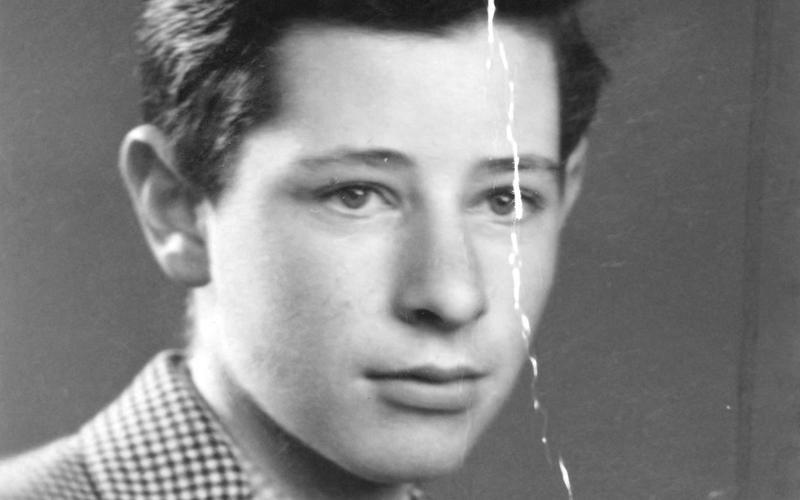
#> input picture Backend/test_images/image02.jpeg, 800 x 500 px
$ python -i detect_dust.py   (imports and definitions only)
#> lines starting #> are read from the running program, lines starting #| are printed output that depends on the picture; after the words box and inside, x2 and y2 are one past the last pixel; in counts of white or black regions, pixels touching at a corner belong together
#> further down, picture is the input picture: shape (500, 800); min 20, max 255, mean 131.1
from __future__ import annotations

import cv2
import numpy as np


def detect_dust(gray: np.ndarray, sensitivity: float = 1.0) -> np.ndarray:
    """Detect optional compact dust/spot blemishes, not elongated cracks."""
#> called with sensitivity = 1
    if gray.ndim != 2 or gray.size == 0:
        raise ValueError("detect_dust expects a non-empty grayscale image")
    sensitivity = float(np.clip(sensitivity, 0.25, 2.0))
    source = np.clip(gray, 0, 255).astype(np.uint8)
    response = np.zeros_like(source, dtype=np.float32)
    for size in (3, 5, 7):
        kernel = cv2.getStructuringElement(cv2.MORPH_ELLIPSE, (size, size))
        bright = cv2.morphologyEx(source, cv2.MORPH_TOPHAT, kernel)
        dark = cv2.morphologyEx(source, cv2.MORPH_BLACKHAT, kernel)
        response = np.maximum(response, np.maximum(bright, dark).astype(np.float32))
#> this loop made 3 passes
#> pass 1, in detect_dust, `response = np.maximum(response, np.maximum(bright, dark).astype(np.flo..`:
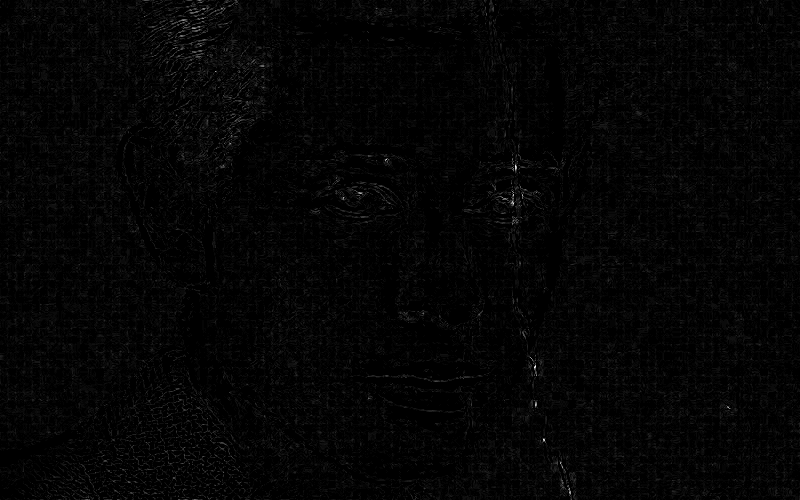
#> response: shape (500, 800) float32; min 0, max 46, mean 0.8; drawn with min black and max white
    positive = response[response > 0]
    if positive.size == 0:
        return np.zeros_like(source, dtype=np.uint8)
    threshold = max(18.0 / sensitivity, float(np.quantile(positive, np.clip(0.995 - 0.04 * sensitivity, 0.90, 0.995))))
#> threshold = 18
    candidates = (response >= threshold).astype(np.uint8) * 255
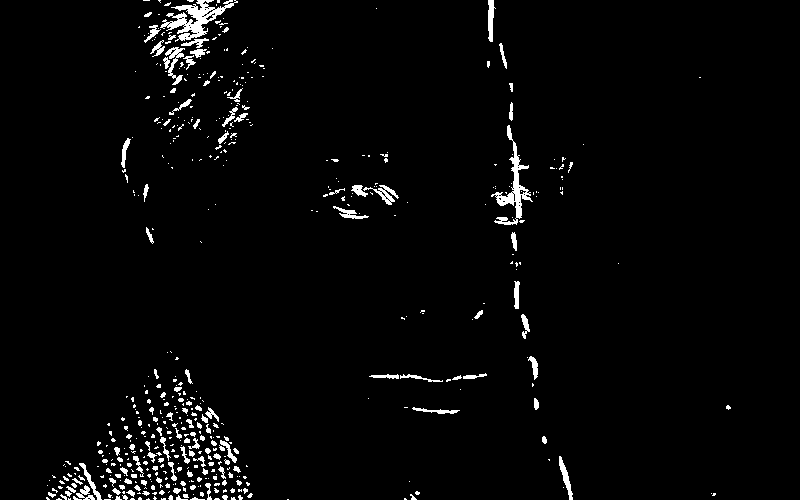
#> candidates: shape (500, 800); 2.7% white; 533 white regions (404 under 20 px), largest, box (x1, y1, x2, y2) and area: (160, 0, 238, 42) 1162, (491, 125, 533, 225) 917, (165, 47, 185, 85) 264
    count, labels, stats, _ = cv2.connectedComponentsWithStats(candidates, 8)
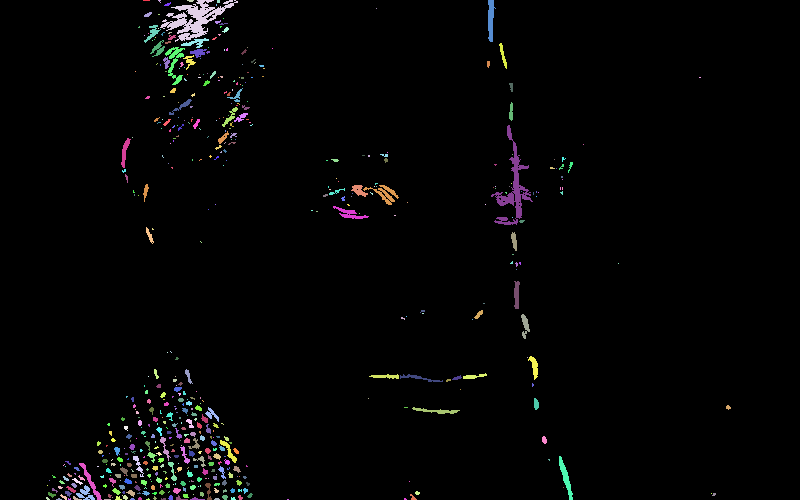
#> labels: shape (500, 800) int32; 534 distinct labels, from 0 to 533; one colour per label, 0 black
#> count = 534; stats = 534 rows, first 6: [0, 0, 800, 500, 389236], [143, 0, 7, 1, 7], [158, 0, 3, 3, 5], [187, 0, 7, 2, 11], [160, 0, 78, 42, 1162], [217, 0, 3, 3, 9]
    result = np.zeros_like(candidates)
    image_area = source.shape[0] * source.shape[1]
#> image_area = 400000
    max_area = max(20, int(image_area * 0.0015))
#> max_area = 600
    for index in range(1, count):
        area = int(stats[index, cv2.CC_STAT_AREA])
        width = int(stats[index, cv2.CC_STAT_WIDTH])
        height = int(stats[index, cv2.CC_STAT_HEIGHT])
        if 2 <= area <= max_area and max(width, height) <= 18 and min(width, height) >= 1:
            fill = area / max(1, width * height)
            if fill >= 0.12:
                result[labels == index] = 255
#> this loop made 533 passes
#> (area, width, height, fill) on passes 10, 15, 18, 24, 31, 37, 43, 44, 59, 74, 79, 82: (25, 8, 5, 0.625), (99, 17, 18, 0.324), (21, 7, 6, 0.5), (25, 8, 5, 0.625), (102, 15, 17, 0.4), (86, 17, 9, 0.562), (70, 13, 15, 0.359), (47, 7, 12, 0.56), (21, 6, 8, 0.438), (22, 7, 6, 0.524), (26, 4, 9, 0.722), (22, 6, 5, 0.733)
#> (area, width, height) on passes 4, 6, 29, 33, 34: (1162, 78, 42), (215, 8, 42), (111, 28, 10), (76, 8, 26), (264, 20, 38)
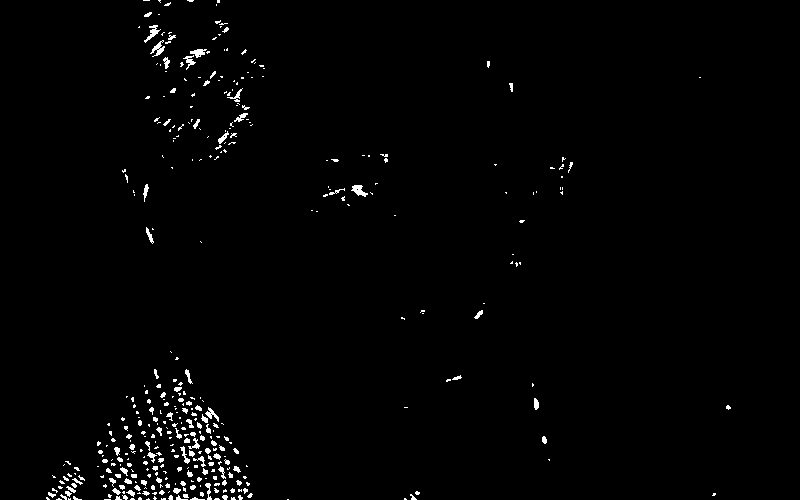
#> result: shape (500, 800); 1.4% white in thin lines or dots, all inside (x1, y1, x2, y2) = (46, 0, 731, 500)
    return result.astype(np.uint8)

>>> import cv2
>>> picture = cv2.imread('../test_images/image02.jpeg', cv2.IMREAD_GRAYSCALE)
>>> result = detect_dust(picture)

$ run again, on Backend/test_images/image.png
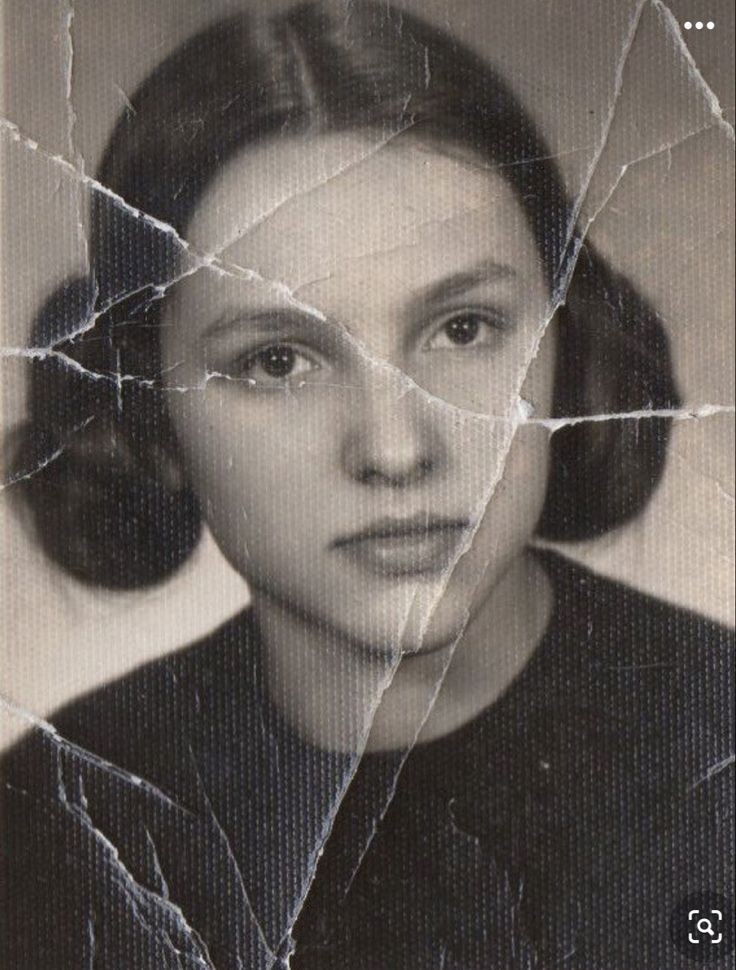
#> input picture Backend/test_images/image.png, 736 x 970 px
#> threshold = 32
#> candidates: shape (970, 736); 4.6% white in thin lines or dots
#> in detect_dust, `count, labels, stats, _ = cv2.connectedComponentsWithStats(candidates,..`:
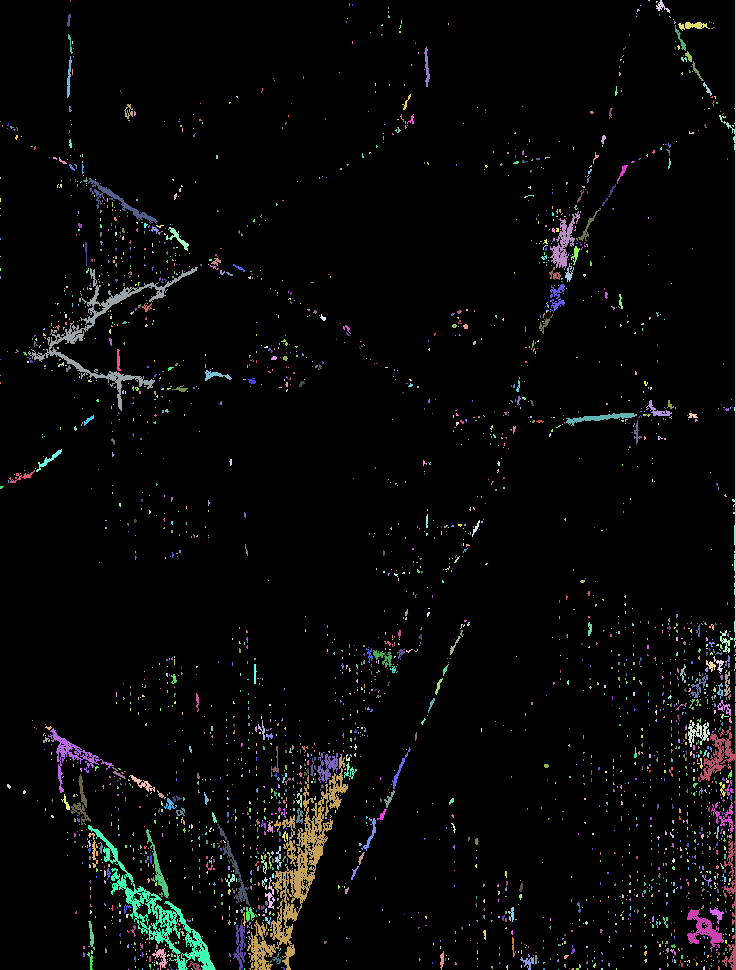
#> labels: shape (970, 736) int32; 2945 distinct labels, from 0 to 2944; one colour per label, 0 black
#> count = 2945; stats = 2945 rows, first 6: [0, 0, 736, 970, 681271], [70, 0, 1, 1, 1], [648, 0, 2, 1, 2], [656, 1, 2, 2, 3], [656, 0, 14, 13, 64], [719, 0, 17, 648, 803]
#> the loop in detect_dust, `for index in range(1, count):` made 2944 passes
#> (area, width, height, fill) on passes 4, 14, 48, 73, 82, 92, 97, 109: (64, 14, 13, 0.352), (32, 4, 13, 0.615), (40, 7, 11, 0.519), (37, 9, 14, 0.294), (36, 9, 16, 0.25), (62, 9, 15, 0.459), (23, 4, 11, 0.523), (27, 7, 10, 0.386)
#> after the loop in detect_dust, `for index in range(1, count):`:
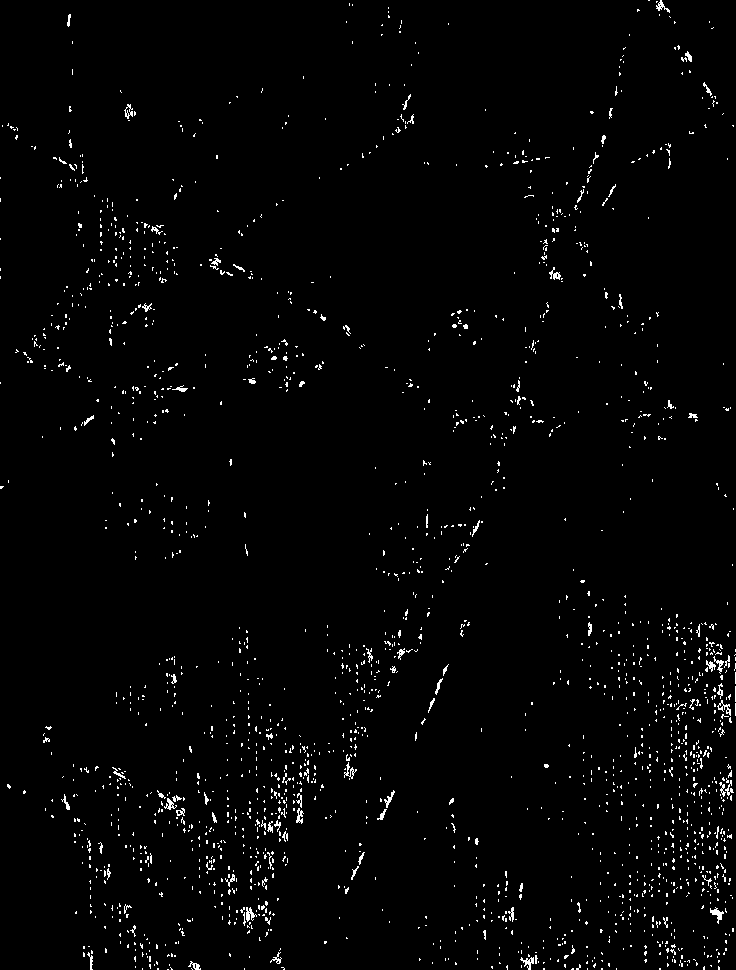
#> result: shape (970, 736); 1.8% white in thin lines or dots

$ run again, on Backend/test_images/old_photo.jpg
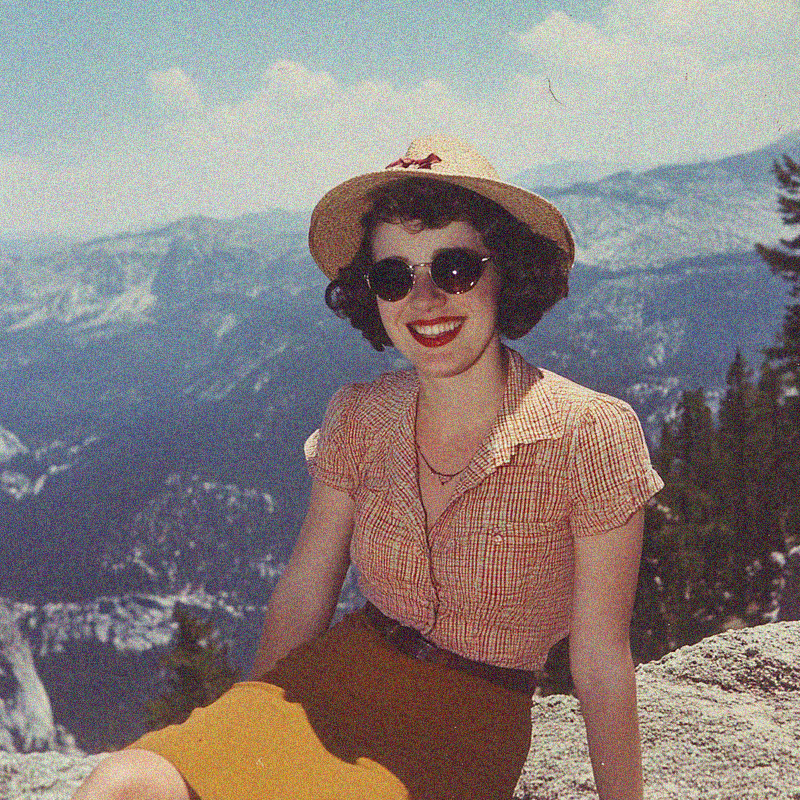
#> input picture Backend/test_images/old_photo.jpg, 800 x 800 px
#> after the loop in detect_dust, `for size in (3, 5, 7):`:
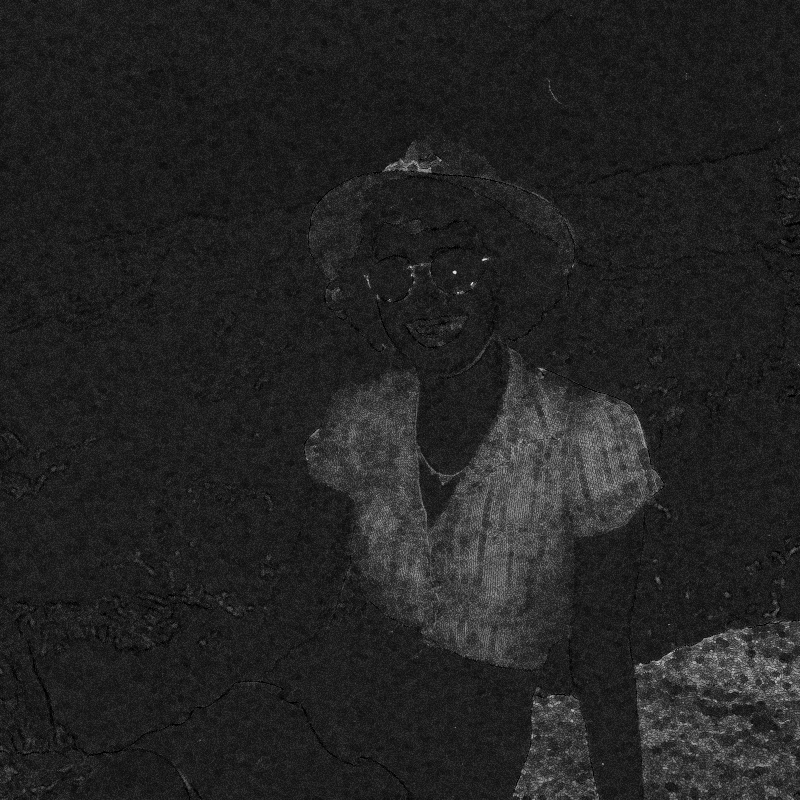
#> response: shape (800, 800) float32; min 0, max 227, mean 34.8
#> threshold = 79
#> candidates: shape (800, 800); 4.6% white in thin lines or dots
#> labels: shape (800, 800) int32; 2764 distinct labels, from 0 to 2763
#> count = 2764; stats = 2764 rows, first 6: [0, 0, 800, 800, 610869], [571, 15, 1, 1, 1], [686, 73, 1, 1, 1], [686, 76, 1, 1, 1], [686, 79, 1, 1, 1], [549, 81, 1, 1, 1]
#> the loop in detect_dust, `for index in range(1, count):` made 2763 passes
#> (area, width, height) on pass 28: (251, 49, 14)
#> after the loop in detect_dust, `for index in range(1, count):`:
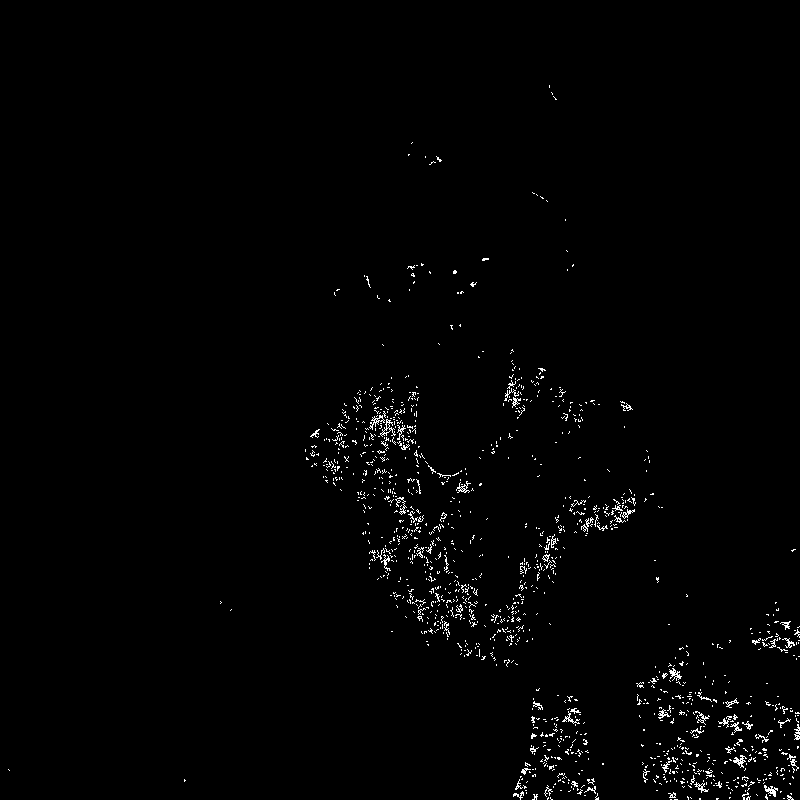
#> result: shape (800, 800); 1.2% white in thin lines or dots, all inside (x1, y1, x2, y2) = (8, 85, 800, 800)
